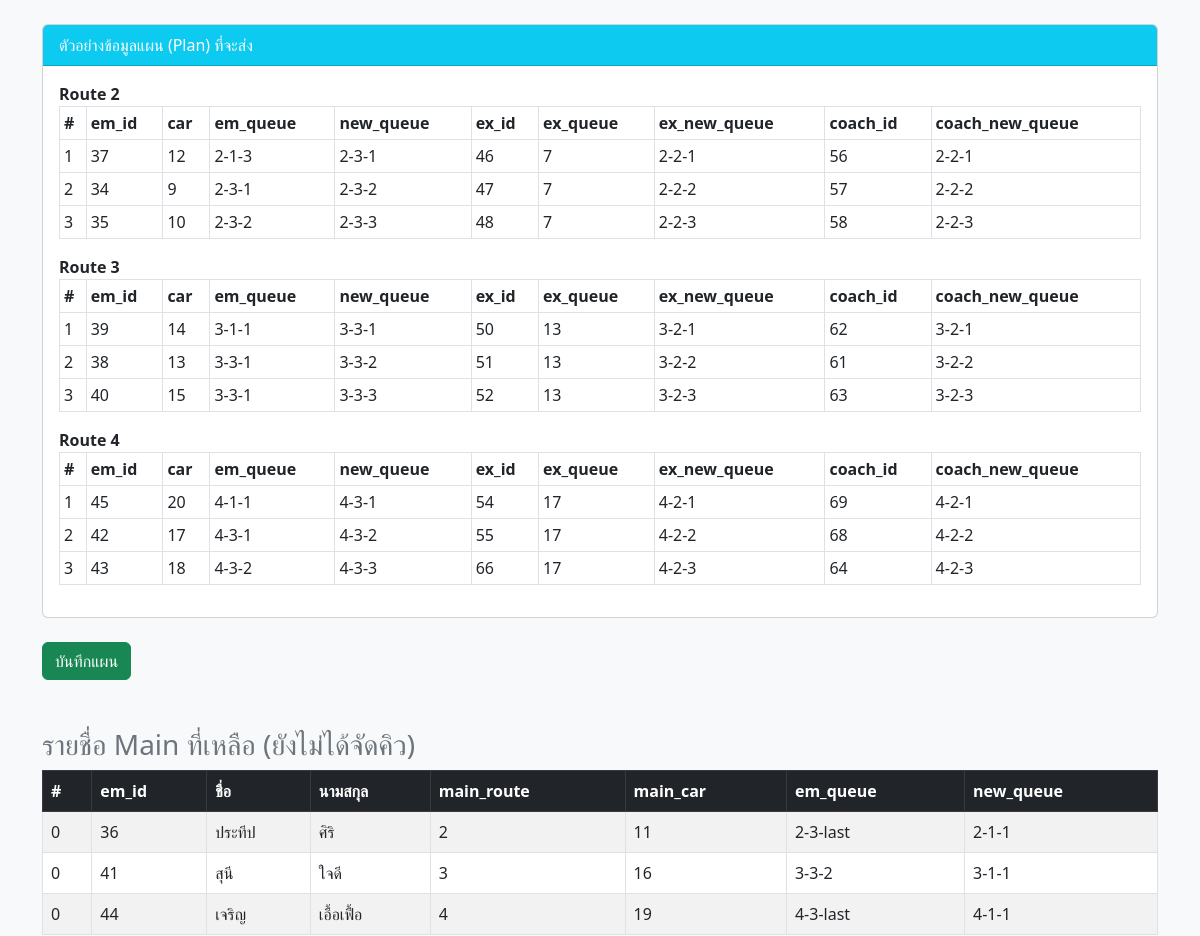
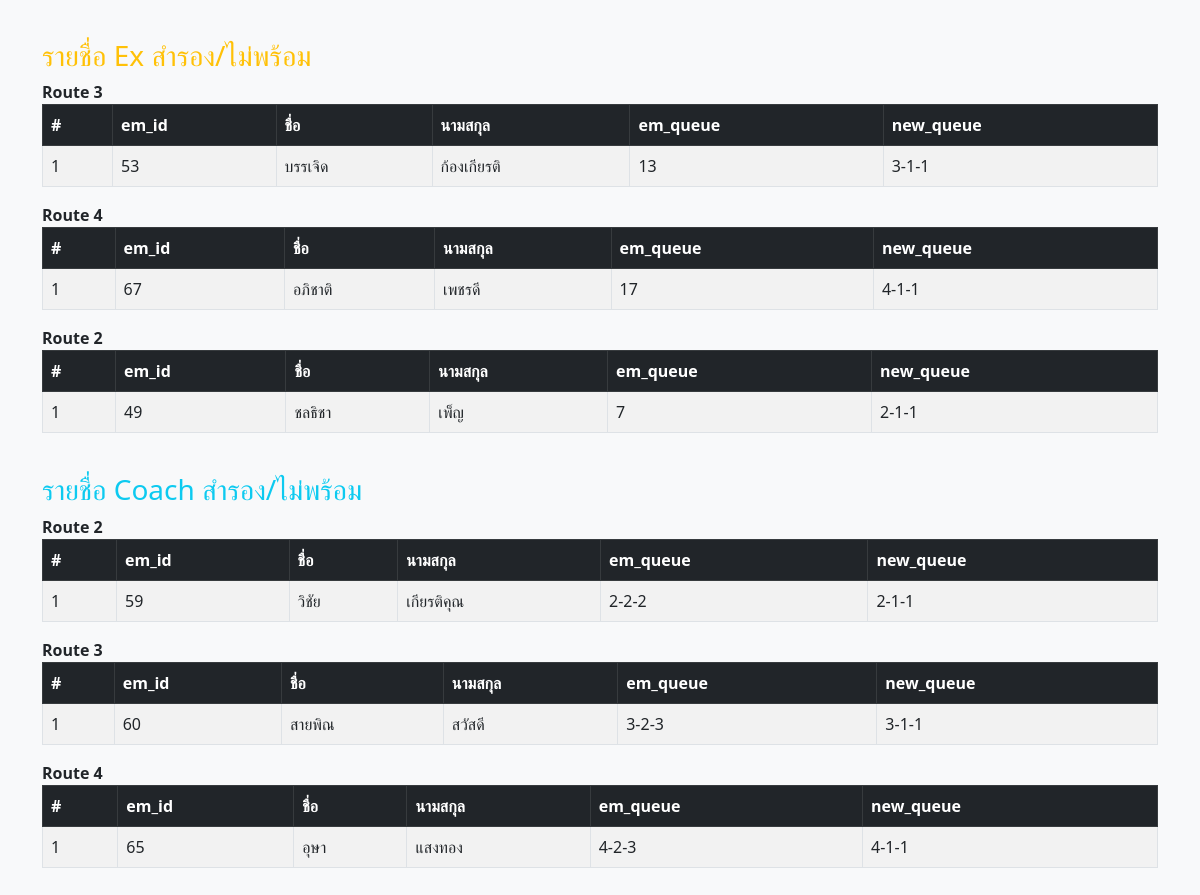
The app's page /5555/manage_out.php with its own data (2 pictures, top to bottom).
### tables this page shows
CREATE TABLE `employee`  (
  `em_id` int(11) NOT NULL AUTO_INCREMENT,
  `title_id` int(11) NOT NULL,
  `em_name` varchar(255) NOT NULL,
  `em_surname` varchar(255) NOT NULL,
  `gen_id` int(11) NOT NULL,
  `main_car` int(11) NOT NULL,
  `main_route` int(11) NOT NULL,
  `et_id` int(11) NOT NULL,
  `em_queue` varchar(10) NOT NULL,
  `em_timeOut` datetime NULL DEFAULT NULL,
  `es_id` int(11) NOT NULL,
  PRIMARY KEY (`em_id`) USING BTREE
);

### 5555/manage_out.php (the view, shortened to what this page needs)
<?php
    include 'config.php';
    $sql_main = "SELECT * FROM `employee` WHERE main_route >= 2 AND  main_route <= 4  AND et_id = 1 order by em_queue";
    $sql_ex = "SELECT * FROM `employee` WHERE main_route >= 2 AND  main_route <= 4  AND et_id = 2 order by em_queue";
    $sql_coach = "SELECT * FROM `employee` WHERE main_route >= 2 AND  main_route <= 4  AND et_id = 3 order by em_queue";
    $result_main = mysqli_query($conn, $sql_main);
    $result_ex = mysqli_query($conn, $sql_ex);
    $result_coach = mysqli_query($conn, $sql_coach);
    $sql_re = "SELECT * FROM `queue_request` ORDER BY br_id";
    $result_re = mysqli_query($conn, $sql_re);
    $queue = [];
    $re = [];
    while ($row = mysqli_fetch_assoc($result_re)) {
        $qr_request = json_decode($row['qr_request'], true);
        foreach($qr_request['request'] as $v) {
            if ($v !== "0") {
                $queue[] = $v;
            }else{
            }
            $re[$row['br_id']][] = $v;
        }
    }
     $queue_num = [
        '2' =>3,
        '3' => 3,
        '4' => 3
    ];
?>
<!DOCTYPE html>
<html lang="en">
<head>
    <link href="https://cdn.jsdelivr.net/npm/bootstrap@5.3.0/dist/css/bootstrap.min.css" rel="stylesheet">
</head>
<body class="bg-light">
<div class="container py-4">
<?php
    $main_re = [];
    while($row_main= mysqli_fetch_assoc($result_main)) {
        if(in_array($row_main['em_queue'], $queue)) {
            $main_re[] = $row_main;
        } else{
            $row_main['route_queue'] = mb_substr($row_main['em_queue'], 0, 1);
            $main[] = $row_main;
        }
    }
    $ex = [];
    while($row_ex = mysqli_fetch_assoc($result_ex)) {
        $ex[$row_ex['main_route']][] = [
            'em_id' => $row_ex['em_id'],
            'es_id' => $row_ex['es_id'],
            'main_route' => $row_ex['main_route'],
            'em_name' => $row_ex['em_name'],
            'em_surname' => $row_ex['em_surname'],
            'main_car' => $row_ex['main_car'],
            'em_queue' => $row_ex['em_queue'],
        ];
    }
    $coach = [];
    while($row_coach = mysqli_fetch_assoc($result_coach)) {
        $coach[$row_coach['main_route']][] = $row_coach;
    }
    $main_break = [];
    $new_plan = [];
    foreach( $queue_num as $key => $value){
        $j = 1;
        $x = 1;
        $r_key = $key;
        $re_count = isset($re[$r_key]) ? count($re[$r_key]) : 0;
        while ($j <= $value || $j <= $re_count) {
            $re_value = ($j-1 < $re_count) ? $re[$r_key][$j-1] : '0';
            if($j <= $value) {
                if($re_value == '0' ) {
                    $filtered = array_filter($main, function($item) use ($r_key) {
                        return $item['route_queue'] == $r_key && $item['es_id'] == '1';
                    });
                    $first = reset($filtered);
                    $firstKey = key($filtered);
                    if ($firstKey !== null && $first !== false) {
                        $new_plan[$r_key][$j] = [
                            'em_id' => $first['em_id'],
                            'es_id' => $first['es_id'],
                            'route' => $first['main_route'],
                            'em_name' => $first['em_name'],
                            'em_surname' => $first['em_surname'],
                            'car' => $first['main_car'],
                            'em_queue' => $first['em_queue'],
                            'new_queue' => $r_key . '-3-' . ($j),
                        ];
                        unset($main[$firstKey]);
                        $main = array_values($main);
                    } else {
                        $new_plan[$r_key][$j] = $new_plan[$r_key][$x];
                        $x++;
                    }
                } else {
                    $idx = array_search($re_value, array_column($main_re, 'em_queue'));
                    if ($idx !== false && isset($main_re[$idx])) {
                        $emp = $main_re[$idx];
                        $new_plan[$r_key][$j] = [
                            'em_id' => $emp['em_id'],
                            'es_id' => $emp['es_id'],
                            'route' => $emp['main_route'],
                            'em_name' => $emp['em_name'],
                            'em_surname' => $emp['em_surname'],
                            'car' => $emp['main_car'],
                            'em_queue' => $emp['em_queue'],
                            'new_queue' => $r_key . '-3-' . ($j),
                        ];
                    } else {
                        $filtered = array_filter($main, function($item) use ($r_key) {
                        return $item['main_route'] == $r_key && $item['es_id'] == '1';
                        });
                        $first = reset($filtered);
                        $firstKey = key($filtered);
                        if ($firstKey !== null && $first !== false) {
                            $new_plan[$r_key][$j] = [
                                'em_id' => $first['em_id'],
                                'es_id' => $first['es_id'],
                                'route' => $first['main_route'],
                                'em_name' => $first['em_name'],
                                'em_surname' => $first['em_surname'],
                                'car' => $first['main_car'],
                                'em_queue' => $first['em_queue'],
                                'new_queue' => $r_key . '-3-' . ($j),
                            ];
                            unset($main[$firstKey]);
                            $main = array_values($main);
                        } else {
                            $new_plan[$r_key][$j] = $new_plan[$r_key][$x];
                            $x++;
                        }
                    }
                }
            }
            $j++;
        }
    }
    foreach ($main as $item) {
        if (!empty($main_break[$item['main_route']])) {
            $num = count($main_break[$item['main_route']]) + 1;
        } else {
            $num = 1;
        }
        $main_break[$item['main_route']][] = [
            'em_id' => $item['em_id'],
            'es_id' => $item['es_id'],
            'main_route' => $item['main_route'],
            'em_name' => $item['em_name'],
            'em_surname' => $item['em_surname'],
            'main_car' => $item['main_car'],
            'em_queue' => $item['em_queue'],
            'new_queue' => $item['main_route'] . '-1-' . ($num),
        ];
    }
    $new_ex = [];
    $new_coach = [];
    foreach( $queue_num as $key => $value){
        $i = 1;
        $a = 1;
        while($i <= $value || $x) {
            if(!isset($ex[$key][$i-1])) {
                $new_ex[$key][] = $new_ex[$key][$a-1];
                $a++;
            }elseif($ex[$key][$i-1]['es_id'] == 1){
                $new_ex[$key][] = [
                    'em_id' => $ex[$key][$i-1]['em_id'],
                    'es_id' => $ex[$key][$i-1]['es_id'],
                    'route' => $ex[$key][$i-1]['main_route'],
                    'em_name' => $ex[$key][$i-1]['em_name'],
                    'em_surname' => $ex[$key][$i-1]['em_surname'],
                    'em_queue' => $ex[$key][$i-1]['em_queue'],
                    'new_queue' => $key.'-2-'.($i),
                ];
                unset($ex[$key][$i-1]);
            }
            if (!empty($new_ex[$key]) && count($new_ex[$key]) >= $value) {
            $x = false;
        }
            $i++;
        }
        $i = 1;
        $a = 1;
        $x = true;
        while($i <= $value || $x) {
            if(!isset($coach[$key][$i-1])) {
                $new_coach[$key][] = $new_coach[$key][$a-1];
                $a++;
            }elseif($coach[$key][$i-1]['es_id'] == 1){
                $new_coach[$key][] = [
                    'es_id' => $coach[$key][$i-1]['es_id'],
                    'route' => $coach[$key][$i-1]['main_route'],
                    'em_id' => $coach[$key][$i-1]['em_id'],
                    'em_name' => $coach[$key][$i-1]['em_name'],
                    'em_surname' => $coach[$key][$i-1]['em_surname'],
                    'em_queue' => $coach[$key][$i-1]['em_queue'],
                    'new_queue' => $key.'-2-'.($i),
                ];
                unset($coach[$key][$i-1]);
            }
            if(count($new_coach[$key]) >= $value) {
                $x = false;
            }
            $i++;
        }
    }
$exnotredy = [];
foreach ($ex as $routeArr) {
    foreach ($routeArr as $item) {
        if (!empty($exnotredy[$item['main_route']])) {
            $num = count($exnotredy[$item['main_route']]) + 1;
        } else {
            $num = 1;
        }
        $exnotredy[$item['main_route']][] = [
            'em_id' => $item['em_id'],
            'es_id' => $item['es_id'],
            'main_route' => $item['main_route'],
            'em_name' => $item['em_name'],
            'em_surname' => $item['em_surname'],
            'main_car' => $item['main_car'],
            'em_queue' => $item['em_queue'],
            'new_queue' => $item['main_route'] . '-1-' . $num,
        ];
    }
}
    $coachnotredy= [];
foreach ($coach as $routeArr) {
    foreach ($routeArr as $item) {
        if (!empty($coachnotredy[$item['main_route']])) {
            $num = count($coachnotredy[$item['main_route']]) + 1;
        } else {
            $num = 1;
        }
        $coachnotredy[$item['main_route']][] = [
            'em_id' => $item['em_id'],
            'es_id' => $item['es_id'],
            'main_route' => $item['main_route'],
            'em_name' => $item['em_name'],
            'em_surname' => $item['em_surname'],
            'main_car' => $item['main_car'],
            'em_queue' => $item['em_queue'],
            'new_queue' => $item['main_route'] . '-1-' . $num,
        ];
    }
}
    $plan = [];
    foreach($queue_num as $key => $v) {
        $num = 1;
        while ($num <= $v) {
            $plan[$key][] = [
                'em_id' => $new_plan[$key][$num]['em_id'],
                'car' => $new_plan[$key][$num]['car'],
                'em_queue' => $new_plan[$key][$num]['em_queue'],
                'new_queue' => $new_plan[$key][$num]['new_queue'],
                'ex_id' => $new_ex[$key][$num-1]['em_id'],
                'ex_queue' => $new_ex[$key][$num-1]['em_queue'],
                'ex_new_queue' => $new_ex[$key][$num-1]['new_queue'],
                'coach_id' => $new_coach[$key][$num-1]['em_id'],
                'coach_new_queue' => $new_coach[$key][$num-1]['new_queue'],
            ];
            $num++;
        }
    }
    echo '<div class="card mb-4">';
    echo '<div class="card-header bg-info text-white">ตัวอย่างข้อมูลแผน (Plan) ที่จะส่ง</div>';
    echo '<div class="card-body">';
    foreach($plan as $route => $rows) {
        echo "<b>Route {$route}</b>";
        echo '<div class="table-responsive"><table class="table table-bordered table-sm">';
        echo '<thead><tr>
                <th>#</th>
                <th>em_id</th>
                <th>car</th>
                <th>em_queue</th>
                <th>new_queue</th>
                <th>ex_id</th>
                <th>ex_queue</th>
                <th>ex_new_queue</th>
                <th>coach_id</th>
                <th>coach_new_queue</th>
            </tr></thead><tbody>';
        foreach($rows as $idx => $row) {
            echo '<tr>';
            echo '<td>' . ($idx+1) . '</td>';
            echo '<td>' . htmlspecialchars($row['em_id']) . '</td>';
            echo '<td>' . htmlspecialchars($row['car']) . '</td>';
            echo '<td>' . htmlspecialchars($row['em_queue']) . '</td>';
            echo '<td>' . htmlspecialchars($row['new_queue']) . '</td>';
            echo '<td>' . htmlspecialchars($row['ex_id']) . '</td>';
            echo '<td>' . htmlspecialchars($row['ex_queue']) . '</td>';
            echo '<td>' . htmlspecialchars($row['ex_new_queue']) . '</td>';
            echo '<td>' . htmlspecialchars($row['coach_id']) . '</td>';
            echo '<td>' . htmlspecialchars($row['coach_new_queue']) . '</td>';
            echo '</tr>';
        }
        echo '</tbody></table></div>';
    }
    echo '</div></div>';
    echo '<form method="post" action="manage_out_db.php" id="plan-form">';
    echo '<button type="submit" class="btn btn-success mb-4">บันทึกแผน</button>';
    echo '</form>';
    echo "<h3 class='mt-4 text-secondary'>รายชื่อ Main ที่เหลือ (ยังไม่ได้จัดคิว)</h3>";
if (!empty($main_break)) {
    echo "<div class='table-responsive'><table class='table table-bordered table-striped align-middle'>";
    echo "<thead class='table-dark'><tr><th>#</th><th>em_id</th><th>ชื่อ</th><th>นามสกุล</th><th>main_route</th><th>main_car</th><th>em_queue</th><th>new_queue</th></tr></thead><tbody>";
    $idx = 1;
    foreach($main_break as $v) {
        foreach($v as $idx => $row) {
            echo "<tr>";
            echo "<td>{$idx}</td>";
            echo "<td>{$row['em_id']}</td>";
            echo "<td>{$row['em_name']}</td>";
            echo "<td>{$row['em_surname']}</td>";
            echo "<td>{$row['main_route']}</td>";
            echo "<td>{$row['main_car']}</td>";
            echo "<td>{$row['em_queue']}</td>";
            echo "<td>{$row['new_queue']}</td>";
            echo "</tr>";
        }
    }
    echo "</tbody></table></div>";
} else {
    echo "<i>ไม่มีข้อมูล</i><br>";
}
echo "<h3 class='mt-4 text-warning'>รายชื่อ Ex สำรอง/ไม่พร้อม</h3>";
foreach($exnotredy as $route => $list) {
    echo "<b>Route {$route}</b>";
    if(count($list) > 0) {
        echo "<div class='table-responsive'><table class='table table-bordered table-striped align-middle'>";
        echo "<thead class='table-dark'><tr><th>#</th><th>em_id</th><th>ชื่อ</th><th>นามสกุล</th><th>em_queue</th><th>new_queue</th></tr></thead><tbody>";
        $idx = 1;
        foreach($list as $row) {
            echo "<tr>";
            echo "<td>{$idx}</td>";
            echo "<td>{$row['em_id']}</td>";
            echo "<td>{$row['em_name']}</td>";
            echo "<td>{$row['em_surname']}</td>";
            echo "<td>{$row['em_queue']}</td>";
            echo "<td>{$row['new_queue']}</td>";
            echo "</tr>";
            $idx++;
        }
        echo "</tbody></table></div>";
    } else {
        echo "<i>ไม่มีข้อมูล</i><br>";
    }
}
echo "<h3 class='mt-4 text-info'>รายชื่อ Coach สำรอง/ไม่พร้อม</h3>";
foreach($coachnotredy as $route => $list) {
    echo "<b>Route {$route}</b>";
    if(count($list) > 0) {
        echo "<div class='table-responsive'><table class='table table-bordered table-striped align-middle'>";
        echo "<thead class='table-dark'><tr><th>#</th><th>em_id</th><th>ชื่อ</th><th>นามสกุล</th><th>em_queue</th><th>new_queue</th></tr></thead><tbody>";
        $idx = 1;
        foreach($list as $row) {
            echo "<tr>";
            echo "<td>{$idx}</td>";
            echo "<td>{$row['em_id']}</td>";
            echo "<td>{$row['em_name']}</td>";
            echo "<td>{$row['em_surname']}</td>";
            echo "<td>{$row['em_queue']}</td>";
            echo "<td>{$row['new_queue']}</td>";
            echo "</tr>";
            $idx++;
        }
        echo "</tbody></table></div>";
    } else {
        echo "<i>ไม่มีข้อมูล</i><br>";
    }
}
?>
</body>
</html>

### records on screen
employee: em_id "37", car "12", em_queue "2-1-3", new_queue "2-3-1", ex_id "46", ex_queue "7", em_queue "2-2-1", em_id "56"
employee: em_id "38", main_car "13", em_queue "3-3-1", new_queue "3-3-2", ex_id "51", ex_new_queue "3-2-2", coach_id "61", coach_new_queue "3-2-2"
employee: em_id "42", main_car "17", em_queue "4-3-1", new_queue "4-3-2", ex_id "55", ex_new_queue "4-2-2", coach_id "68", coach_new_queue "4-2-2"
employee: em_id "36", em_name "ประทีป", em_surname "ศิริ", main_route "2", main_car "11", em_queue "2-3-last", new_queue "2-1-1"
employee: em_id "41", em_name "สุนี", em_surname "ใจดี", main_route "3", main_car "16", em_queue "3-3-2", new_queue "3-1-1"
employee: em_id "44", em_name "เจริญ", em_surname "เอื้อเฟื้อ", main_route "4", main_car "19", em_queue "4-3-last", new_queue "4-1-1"
employee: em_id "53", em_name "บรรเจิด", em_surname "ก้องเกียรติ", em_queue "13", new_queue "3-1-1"
employee: em_id "67", em_name "อภิชาติ", em_surname "เพชรดี", em_queue "17", new_queue "4-1-1"
employee: em_id "49", em_name "ชลธิชา", em_surname "เพ็ญ", em_queue "7", new_queue "2-1-1"
employee: em_id "59", em_name "วิชัย", em_surname "เกียรติคุณ", em_queue "2-2-2", new_queue "2-1-1"
employee: em_id "60", em_name "สายพิณ", em_surname "สวัสดี", em_queue "3-2-3", new_queue "3-1-1"
employee: em_id "65", em_name "อุษา", em_surname "แสงทอง", em_queue "4-2-3", new_queue "4-1-1"

### other values on screen
$route "2"
$row['em_id'] "34"
$row['car'] "9"
$row['em_queue'] "2-3-1"
$row['new_queue'] "2-3-2"
$row['ex_id'] "47"
$row['ex_queue'] "7"
$row['ex_new_queue'] "2-2-2"
$row['coach_id'] "57"
$row['coach_new_queue'] "2-2-2"
$row['em_id'] "35"
$row['car'] "10"
$row['em_queue'] "2-3-2"
$row['new_queue'] "2-3-3"
$row['ex_id'] "48"
